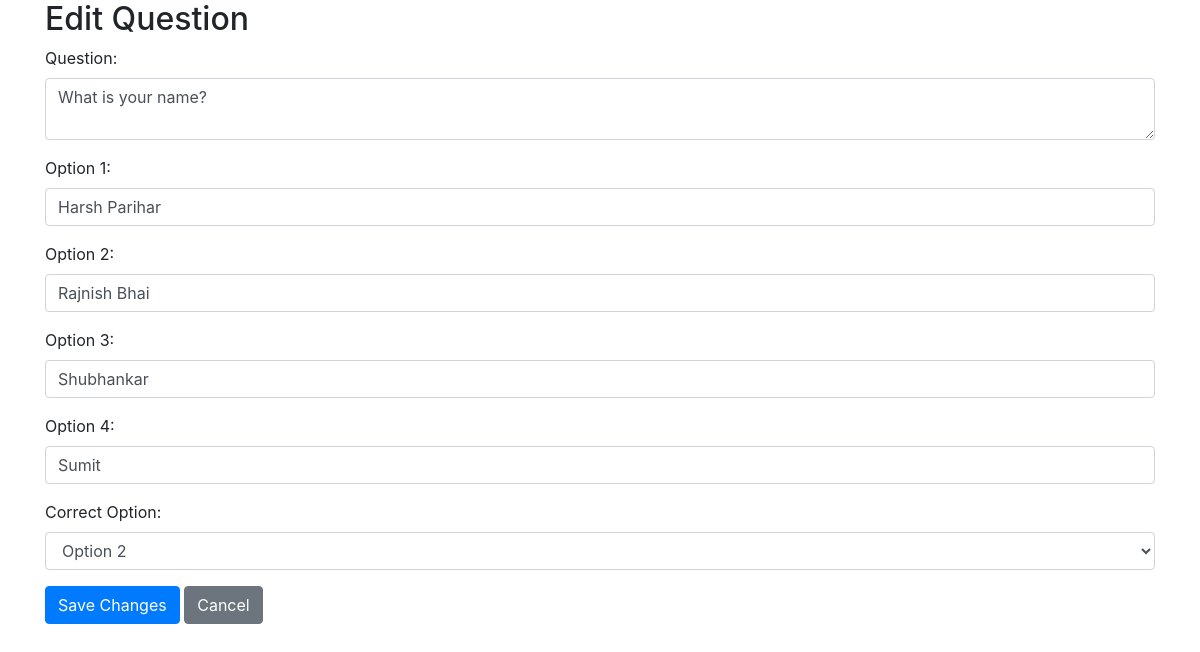
Page /admin/questions/edit/2 (signed in) on the committed database.
### models/models.py (models this page shows)
class Question(db.Model):
    id = db.Column(db.Integer, primary_key=True)
    quiz_id = db.Column(db.Integer, db.ForeignKey('quiz.id'), nullable=False)
    question_statement = db.Column(db.Text, nullable=False)
    option1 = db.Column(db.String(100), nullable=False)
    option2 = db.Column(db.String(100), nullable=False)
    option3 = db.Column(db.String(100), nullable=False)
    option4 = db.Column(db.String(100), nullable=False)
    correct_option = db.Column(db.String(100), nullable=False)
    quiz = db.relationship('Quiz', backref=db.backref('questions', lazy=True))

### routes/admin_routes.py (the view, shortened to what this page needs)
@admin.route('/questions/edit/<int:question_id>', methods=['GET', 'POST'])
def edit_question(question_id):
    if not session.get('admin_logged_in'):
        return redirect(url_for('admin.admin_login'))
    question = Question.query.get_or_404(question_id)
    return render_template('admin/edit_question.html', question=question)

### templates/admin/edit_question.html (shortened to what this page needs)
<!DOCTYPE html>
<html>
<head>
    <link rel="stylesheet" href="{{ url_for('static', filename='css/bootstrap.min.css') }}">
</head>
<body>
    <div class="container">
        <h2>Edit Question</h2>
        <form method="POST">
            <div class="form-group">
                <label for="question_statement">Question:</label>
                <textarea name="question_statement" class="form-control" required>{{ question.question_statement }}</textarea>
            </div>
            <div class="form-group">
                <label for="option1">Option 1:</label>
                <input type="text" name="option1" class="form-control" value="{{ question.option1 }}" required>
            </div>
            <div class="form-group">
                <label for="option2">Option 2:</label>
                <input type="text" name="option2" class="form-control" value="{{ question.option2 }}" required>
            </div>
            <div class="form-group">
                <label for="option3">Option 3:</label>
                <input type="text" name="option3" class="form-control" value="{{ question.option3 }}" required>
            </div>
            <div class="form-group">
                <label for="option4">Option 4:</label>
                <input type="text" name="option4" class="form-control" value="{{ question.option4 }}" required>
            </div>
            <div class="form-group">
                <label for="correct_option">Correct Option:</label>
                <select name="correct_option" class="form-control" required>
                    <option value="option2" {% if question.correct_option == 'option2' %}selected{% endif %}>Option 2</option>
                </select>
            </div>
            <button type="submit" class="btn btn-primary">Save Changes</button>
            <a href="{{ url_for('admin.manage_questions', quiz_id=question.quiz_id) }}" class="btn btn-secondary">Cancel</a>
        </form>
    </div>
</body>
</html>

### rows in the picture
Question: question_statement "What is your name?", option1 "Harsh Parihar", option2 "Rajnish Bhai", option3 "Shubhankar", option4 "Sumit", correct_option "Option 2"
